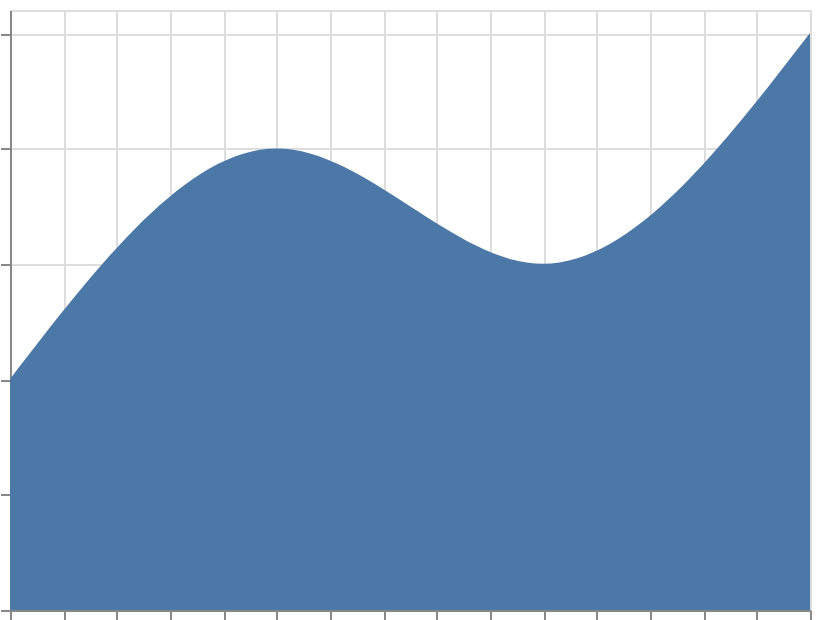

Express this chart as Vega-Lite.
### Vega-Lite specification from a JSON file in a GitHub repository (floating-point values rounded to 4 significant figures)
{"$schema": "https://vega.github.io/schema/vega-lite/v6.json", "width": 400, "height": 300, "padding": 5, "autosize": "none", "data": {"name": "table", "values": [{"x": 0, "y": 10}, {"x": 1, "y": 20}, {"x": 2, "y": 15}, {"x": 3, "y": 25}]}, "mark": {"type": "area", "interpolate": "monotone"}, "encoding": {"x": {"field": "x", "type": "quantitative"}, "y": {"field": "y", "type": "quantitative"}}}
